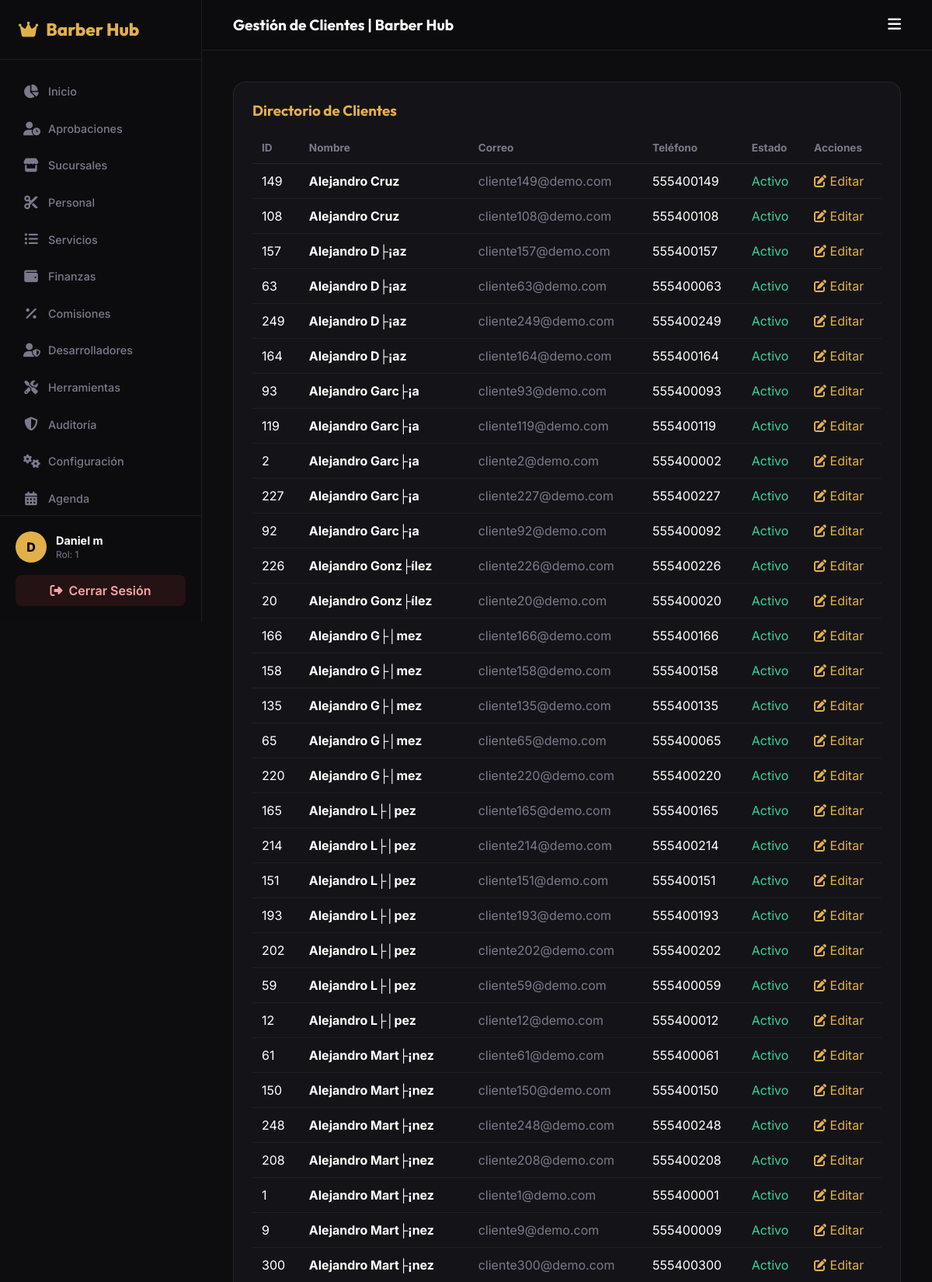
/public/dashboard/clientes (signed in, upper part), run on the app's committed database.
### tables this page shows
CREATE TABLE `clientes` (
  `id` int(11) NOT NULL AUTO_INCREMENT,
  `usuario_id` int(11) NOT NULL,
  `barberia_id` int(11) DEFAULT NULL,
  `puntos_acumulados` int(11) DEFAULT 0,
  `nivel` enum('Bronce','Plata','Oro','Diamante','Leyenda') DEFAULT 'Bronce',
  `qr_unico` varchar(100) DEFAULT NULL,
  PRIMARY KEY (`id`),
  UNIQUE KEY `usuario_id` (`usuario_id`),
  UNIQUE KEY `qr_unico` (`qr_unico`),
  KEY `barberia_id` (`barberia_id`),
  CONSTRAINT `clientes_ibfk_1` FOREIGN KEY (`usuario_id`) REFERENCES `usuarios` (`id`) ON DELETE CASCADE,
  CONSTRAINT `clientes_ibfk_2` FOREIGN KEY (`barberia_id`) REFERENCES `barberias` (`id`) ON DELETE CASCADE
);

CREATE TABLE `usuarios` (
  `id` int(11) NOT NULL AUTO_INCREMENT,
  `rol_id` int(11) NOT NULL,
  `barberia_id` int(11) DEFAULT NULL,
  `nombre` varchar(100) NOT NULL,
  `correo` varchar(100) NOT NULL,
  `password` varchar(255) NOT NULL,
  `telefono` varchar(20) DEFAULT NULL,
  `fotografia` varchar(255) DEFAULT NULL,
  `estado` enum('Pendiente','Activo','Inactivo','Suspendido') DEFAULT 'Activo',
  `fecha_registro` timestamp NOT NULL DEFAULT current_timestamp(),
  PRIMARY KEY (`id`),
  UNIQUE KEY `correo` (`correo`),
  KEY `rol_id` (`rol_id`),
  KEY `barberia_id` (`barberia_id`),
  CONSTRAINT `usuarios_ibfk_1` FOREIGN KEY (`rol_id`) REFERENCES `roles` (`id`),
  CONSTRAINT `usuarios_ibfk_2` FOREIGN KEY (`barberia_id`) REFERENCES `barberias` (`id`) ON DELETE CASCADE
);

### app/controllers/DashboardController.php (called while the page is built, shortened)
<?php
class DashboardController extends Controller {
    public function clientes() {
        $sql = "SELECT c.*, u.nombre, u.correo, u.telefono, u.estado
                FROM clientes c
                JOIN usuarios u ON c.usuario_id = u.id
                WHERE u.rol_id = 6
                ORDER BY u.nombre ASC";
        $clientes = $this->model('User')->query($sql)->fetchAll();
        $data = [
            'titulo' => 'Gestión de Clientes | Barber Hub',
            'seccion' => 'clientes',
            'clientes' => $clientes,
            'vista_hija' => '../app/views/dashboard/clientes/index.php'
        ];
        $this->view('dashboard/layout', $data);
    }
}

### config/database.php (called while the page is built)
<?php
return [
    'host'     => '127.0.0.1',
    'port'     => '3306',
    'database' => 'barber_hub',
    'username' => 'root',
    'password' => '',
    'charset'  => 'utf8mb4',
];

### app/models/Model.php (called while the page is built)
<?php
class Model {
    protected $db;
    public function __construct() {
        $config = require __DIR__ . '/../../config/database.php';
        $dsn = "mysql:host={$config['host']};port={$config['port']};dbname={$config['database']};charset={$config['charset']}";
        $options = [
            PDO::ATTR_ERRMODE            => PDO::ERRMODE_EXCEPTION,
            PDO::ATTR_DEFAULT_FETCH_MODE => PDO::FETCH_ASSOC,
            PDO::ATTR_EMULATE_PREPARES   => false,
        ];
        try {
            $this->db = new PDO($dsn, $config['username'], $config['password'], $options);
        } catch (PDOException $e) {
            die("Error de conexión a la Base de Datos: " . $e->getMessage());
        }
    }
    public function query($sql, $params = []) {
        $stmt = $this->db->prepare($sql);
        $stmt->execute($params);
        return $stmt;
    }
}

### app/views/dashboard/clientes/index.php (the view, shortened to what this page needs)
<div style="background:var(--card); border:1px solid var(--border); border-radius:16px; padding:24px;">
    <h3 style="color:var(--gold); margin-bottom:16px;">Directorio de Clientes</h3>
    <table style="width:100%; border-collapse:collapse; text-align:left;">
        <thead>
            <tr style="border-bottom:1px solid var(--border); color:var(--muted); font-size:0.85rem;">
                <th style="padding:12px;">ID</th>
                <th style="padding:12px;">Nombre</th>
                <th style="padding:12px;">Correo</th>
                <th style="padding:12px;">Teléfono</th>
                <th style="padding:12px;">Estado</th>
                <th style="padding:12px;">Acciones</th>
            </tr>
        </thead>
        <tbody>
            <?php foreach ($clientes as $c): ?>
            <tr style="border-bottom:1px solid rgba(255,255,255,0.05);">
                <td style="padding:12px;"><?= $c['id'] ?></td>
                <td style="padding:12px;"><strong><?= htmlspecialchars($c['nombre']) ?></strong></td>
                <td style="padding:12px; color:var(--muted);"><?= htmlspecialchars($c['correo']) ?></td>
                <td style="padding:12px;"><?= htmlspecialchars($c['telefono']) ?></td>
                <td style="padding:12px; color:<?= $c['estado']=='Activo'?'#34D399':'#FCA5A5' ?>;"><?= $c['estado'] ?></td>
                <td style="padding:12px;">
                    <a href="<?= BASE_URL ?>/dashboard/editar_cliente/<?= $c['id'] ?>" style="color:var(--gold); text-decoration:none;"><i class="fas fa-edit"></i> Editar</a>
                </td>
            </tr>
            <?php endforeach; ?>
        </tbody>
    </table>
</div>

### app/views/dashboard/layout.php (style rules this page uses)
*, *::before, *::after { box-sizing:border-box; margin:0; padding:0; }
:root { --gold:#E2B04A; --dark:#0D0D0F; --card:#141418; --border:rgba(255,255,255,0.08); --white:#fff; --muted:#7A7A8C; --sidebar:260px; }
body { font-family:'Inter',sans-serif; background:var(--dark); color:var(--white); min-height:100vh; display:flex; }
h1,h2,h3 { font-family:'Outfit',sans-serif; }

### data on the page
clientes: id "149", usuario.nombre "Alejandro Cruz", usuario.correo "cliente149@demo.com", usuario.telefono "555400149", usuario.estado "Activo"
clientes: id "108", usuario.nombre "Alejandro Cruz", usuario.correo "cliente108@demo.com", usuario.telefono "555400108", usuario.estado "Activo"
clientes: id "157", usuario.nombre "Alejandro D├¡az", usuario.correo "cliente157@demo.com", usuario.telefono "555400157", usuario.estado "Activo"
clientes: id "63", usuario.nombre "Alejandro D├¡az", usuario.correo "cliente63@demo.com", usuario.telefono "555400063", usuario.estado "Activo"
clientes: id "249", usuario.nombre "Alejandro D├¡az", usuario.correo "cliente249@demo.com", usuario.telefono "555400249", usuario.estado "Activo"
clientes: id "164", usuario.nombre "Alejandro D├¡az", usuario.correo "cliente164@demo.com", usuario.telefono "555400164", usuario.estado "Activo"
clientes: id "93", usuario.nombre "Alejandro Garc├¡a", usuario.correo "cliente93@demo.com", usuario.telefono "555400093", usuario.estado "Activo"
clientes: id "119", usuario.nombre "Alejandro Garc├¡a", usuario.correo "cliente119@demo.com", usuario.telefono "555400119", usuario.estado "Activo"
clientes: id "2", usuario.nombre "Alejandro Garc├¡a", usuario.correo "cliente2@demo.com", usuario.telefono "555400002", usuario.estado "Activo"
clientes: id "227", usuario.nombre "Alejandro Garc├¡a", usuario.correo "cliente227@demo.com", usuario.telefono "555400227", usuario.estado "Activo"
clientes: id "92", usuario.nombre "Alejandro Garc├¡a", usuario.correo "cliente92@demo.com", usuario.telefono "555400092", usuario.estado "Activo"
clientes: id "226", usuario.nombre "Alejandro Gonz├ílez", usuario.correo "cliente226@demo.com", usuario.telefono "555400226", usuario.estado "Activo"
clientes: id "20", usuario.nombre "Alejandro Gonz├ílez", usuario.correo "cliente20@demo.com", usuario.telefono "555400020", usuario.estado "Activo"
clientes: id "166", usuario.nombre "Alejandro G├│mez", usuario.correo "cliente166@demo.com", usuario.telefono "555400166", usuario.estado "Activo"
clientes: id "158", usuario.nombre "Alejandro G├│mez", usuario.correo "cliente158@demo.com", usuario.telefono "555400158", usuario.estado "Activo"
clientes: id "135", usuario.nombre "Alejandro G├│mez", usuario.correo "cliente135@demo.com", usuario.telefono "555400135", usuario.estado "Activo"
clientes: id "65", usuario.nombre "Alejandro G├│mez", usuario.correo "cliente65@demo.com", usuario.telefono "555400065", usuario.estado "Activo"
clientes: id "220", usuario.nombre "Alejandro G├│mez", usuario.correo "cliente220@demo.com", usuario.telefono "555400220", usuario.estado "Activo"
clientes: id "165", usuario.nombre "Alejandro L├│pez", usuario.correo "cliente165@demo.com", usuario.telefono "555400165", usuario.estado "Activo"
clientes: id "214", usuario.nombre "Alejandro L├│pez", usuario.correo "cliente214@demo.com", usuario.telefono "555400214", usuario.estado "Activo"
clientes: id "151", usuario.nombre "Alejandro L├│pez", usuario.correo "cliente151@demo.com", usuario.telefono "555400151", usuario.estado "Activo"
clientes: id "193", usuario.nombre "Alejandro L├│pez", usuario.correo "cliente193@demo.com", usuario.telefono "555400193", usuario.estado "Activo"
clientes: id "202", usuario.nombre "Alejandro L├│pez", usuario.correo "cliente202@demo.com", usuario.telefono "555400202", usuario.estado "Activo"
clientes: id "59", usuario.nombre "Alejandro L├│pez", usuario.correo "cliente59@demo.com", usuario.telefono "555400059", usuario.estado "Activo"
clientes: id "12", usuario.nombre "Alejandro L├│pez", usuario.correo "cliente12@demo.com", usuario.telefono "555400012", usuario.estado "Activo"
clientes: id "61", usuario.nombre "Alejandro Mart├¡nez", usuario.correo "cliente61@demo.com", usuario.telefono "555400061", usuario.estado "Activo"
clientes: id "150", usuario.nombre "Alejandro Mart├¡nez", usuario.correo "cliente150@demo.com", usuario.telefono "555400150", usuario.estado "Activo"
clientes: id "248", usuario.nombre "Alejandro Mart├¡nez", usuario.correo "cliente248@demo.com", usuario.telefono "555400248", usuario.estado "Activo"
clientes: id "208", usuario.nombre "Alejandro Mart├¡nez", usuario.correo "cliente208@demo.com", usuario.telefono "555400208", usuario.estado "Activo"
clientes: id "1", usuario.nombre "Alejandro Mart├¡nez", usuario.correo "cliente1@demo.com", usuario.telefono "555400001", usuario.estado "Activo"
clientes: id "9", usuario.nombre "Alejandro Mart├¡nez", usuario.correo "cliente9@demo.com", usuario.telefono "555400009", usuario.estado "Activo"
clientes: id "300", usuario.nombre "Alejandro Mart├¡nez", usuario.correo "cliente300@demo.com", usuario.telefono "555400300", usuario.estado "Activo"

### other printed values
substr($_SESSION['nombre'], 0, 1) "D"
$_SESSION['nombre'] "Daniel m"
$_SESSION['rol_id'] "1"
$titulo "Gestión de Clientes | Barber Hub"
